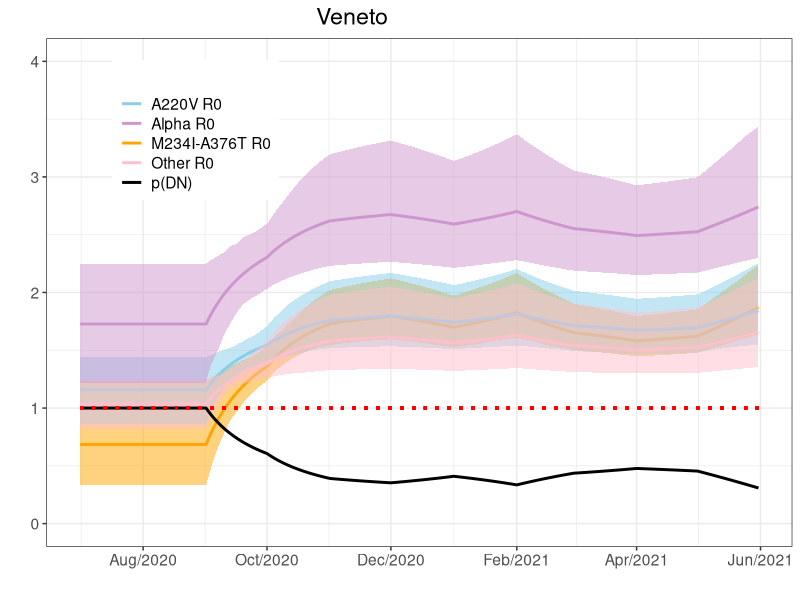
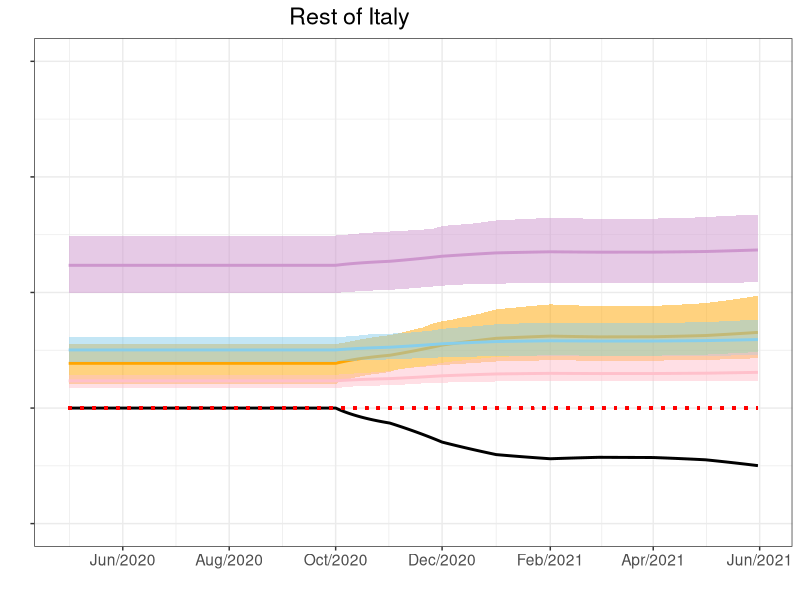
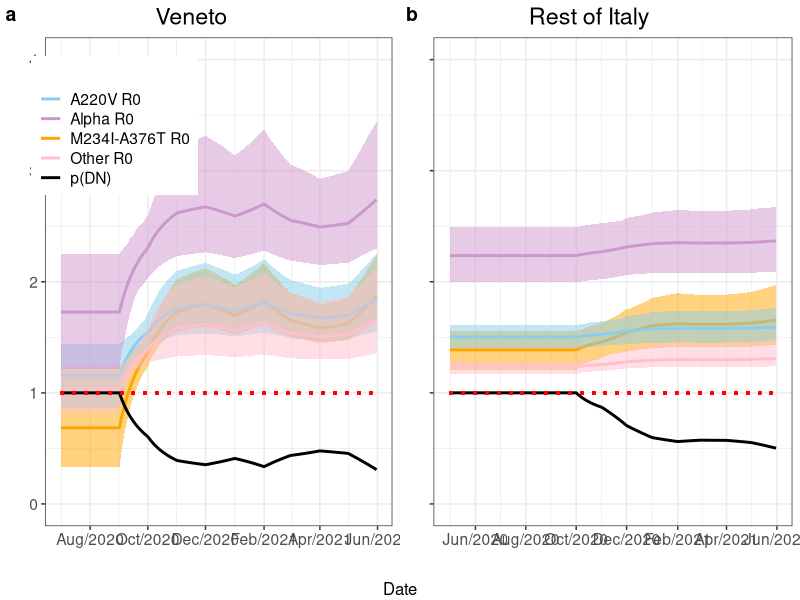

Reproduce these figures in R, in order.
################ Plot R0 as a function of proportion of DNCOV tests (Figure S7) ################ 


################    Set up ################   
# rm(list = ls())

library(tidyverse)
library(ggpubr)
library(cowplot)

################  Import data ###############



variant_data = read.csv("counterfactuals/Veneto/Veneto_variant_data.csv")[, -1]
variant_data$Date = as.Date.character(variant_data$Date, format = "%Y-%m-%d")

modelfit1_df_veneto = read.csv( "counterfactuals/Results/modelfit1_df_veneto.csv")[,-1]


modelfit1_df_italy = read.csv("counterfactuals/Results/modelfit1_df_italy.csv")


variant_data_italy = read.csv("counterfactuals/Italy/Italy_variant_data.csv")[,-1]
variant_data_italy$Date = as.Date.character(variant_data_italy$Date, format = "%Y-%m-%d")


################  Plot R0 for Veneto ################  

modelfit1_df_veneto_R0 = modelfit1_df_veneto %>%  
  select( c(M_R0_M,A_R0_M,O_R0_M,Al_R0_M,pPCR_M,M_R0_L,A_R0_L,O_R0_L,Al_R0_L,pPCR_L,M_R0_U,A_R0_U,O_R0_U,Al_R0_U,pPCR_U)) %>%  
  mutate(Date = variant_data$Date)



xmin = min(modelfit1_df_veneto_R0$Date)
xmax = max(modelfit1_df_veneto_R0$Date)

R0_Veneto_plot = ggplot(modelfit1_df_veneto_R0, aes(x = Date, y = M_R0_M    )) +
  geom_ribbon(aes(ymin = M_R0_L, ymax = M_R0_U),
              fill = "orange",
              alpha = 0.5) +
  geom_line(aes(y = M_R0_M    , color = "M234I-A376T R0"), size = 1) +
  geom_ribbon(aes(ymin = A_R0_L, ymax = A_R0_U),
              fill = "sky blue",
              alpha = 0.5) +
  geom_line(aes(y = A_R0_M  , color = "A220V R0"), size = 1) +
  geom_ribbon(aes(ymin = O_R0_L, ymax = O_R0_U),
              fill = "pink",
              alpha = 0.5) +
  geom_line(aes(y = O_R0_M, color = "Other R0"), size = 1) +
  geom_ribbon(aes(ymin = Al_R0_L, ymax = Al_R0_U),
              fill = "plum3",
              alpha = 0.5) +
  geom_line(aes(y = Al_R0_M, color = "Alpha R0"), size = 1) +
  geom_ribbon(aes(ymin = pPCR_L, ymax = pPCR_U),
              fill = "black",
              alpha = 0.2) +
  geom_line(aes(y = pPCR_M, color = paste("p(DN)")), size = 1) +
  scale_colour_manual(
    name = '',
    values = c(
      'M234I-A376T R0' = 'orange',
      'A220V R0' = 'sky blue',
      'Other R0' = 'pink',
      'Alpha R0' = 'plum3',
      "p(DN)" = "black")
  ) +
  labs(x = " ",
       y = paste0(" ")) +
  theme_bw() + theme(
    text = element_text(size = 14),
    axis.title.y = element_text(angle = 90, vjust = 0.7),
    plot.title = element_text(hjust = 0.4),
    legend.position = c(0.2, 0.82),
    legend.key.height = unit(.5, 'cm')
  ) +
  scale_x_date(date_labels = "%b/%Y", breaks = "2 months") +
  ggtitle("Veneto") + 
  geom_segment(x = xmin, y = 1, xend = xmax, yend = 1, color = "red", linetype = 3, size = 1) +
  scale_y_continuous(limits = c(0, 4), breaks = seq(0, 4, 1)) 


R0_Veneto_plot



################  Plot R0 for Italy ################  



modelfit1_df_italy_R0 = modelfit1_df_italy %>%  
  select( c(M_R0_M,A_R0_M,O_R0_M,Al_R0_M,pPCR_M,M_R0_L,A_R0_L,O_R0_L,Al_R0_L,pPCR_L,M_R0_U,A_R0_U,O_R0_U,Al_R0_U,pPCR_U)) %>%  
  mutate(Date = variant_data_italy$Date)



xmin_italy = min(modelfit1_df_italy_R0$Date)
xmax_italy = max(modelfit1_df_italy_R0$Date)


R0_Italy_plot = ggplot(modelfit1_df_italy_R0, aes(x = Date, y = M_R0_M    )) +
  geom_ribbon(aes(ymin = M_R0_L, ymax = M_R0_U),
              fill = "orange",
              alpha = 0.5) +
  geom_line(aes(y = M_R0_M    , color = "M234I-A376T R0"), size = 1) +
  geom_ribbon(aes(ymin = A_R0_L, ymax = A_R0_U),
              fill = "sky blue",
              alpha = 0.5) +
  geom_line(aes(y = A_R0_M  , color = "A220V R0"), size = 1) +
  geom_ribbon(aes(ymin = O_R0_L, ymax = O_R0_U),
              fill = "pink",
              alpha = 0.5) +
  geom_line(aes(y = O_R0_M, color = "Other R0"), size = 1) +
  geom_ribbon(aes(ymin = Al_R0_L, ymax = Al_R0_U),
              fill = "plum3",
              alpha = 0.5) +
  geom_line(aes(y = Al_R0_M, color = "Alpha R0"), size = 1) +
  geom_ribbon(aes(ymin = pPCR_L, ymax = pPCR_U),
              fill = "black",
              alpha = 0.2) +
  geom_line(aes(y = pPCR_M, color = "p(DN)"), size = 1) + 
  scale_colour_manual(
    name = '',
    values = c(
      'M234I-A376T R0' = 'orange',
      'A220V R0' = 'sky blue',
      'Other R0' = 'pink',
      'Alpha R0' = 'plum3',
      "p(DN)" = "black")
  ) +
  labs(x = " ",
       y = paste0(" ")) +
  theme_bw() + theme(
    text = element_text(size = 14),
    axis.title.y = element_text(angle = 90, vjust = 0.7),
    plot.title = element_text(hjust = 0.4),
    legend.position = c("none"),
    legend.key.height = unit(.5, 'cm'),
    axis.text.y = element_blank()
  ) +
  scale_x_date(date_labels = "%b/%Y", breaks = "2 months") +
  ggtitle("Rest of Italy") + 
  geom_segment(x = xmin_italy, y = 1, xend = xmax_italy, yend = 1, color = "red", linetype = 3, size = 1) +
  scale_y_continuous(limits = c(0, 4), breaks = seq(0, 4, 1)) 

R0_Italy_plot



################# save ################# 



R0_fig = plot_grid(R0_Veneto_plot, R0_Italy_plot, ncol = 2, labels = c("a", "b"))
R0_fig_anot = annotate_figure(R0_fig, bottom = "Date", element_text(size = 22))

ggsave(
  plot = R0_fig_anot,
  filename = "figS7.jpg",
  height = 20,
  width = 40,
  units = "cm",
  dpi = 300
)



